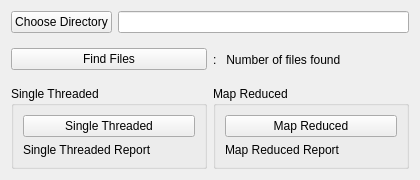
<?xml version="1.0" encoding="UTF-8"?>
<ui version="4.0">
 <class>Widget</class>
 <widget class="QWidget" name="Widget">
  <property name="geometry">
   <rect>
    <x>0</x>
    <y>0</y>
    <width>420</width>
    <height>180</height>
   </rect>
  </property>
  <property name="windowTitle">
   <string>Widget</string>
  </property>
  <layout class="QVBoxLayout" name="verticalLayout_5">
   <item>
    <layout class="QHBoxLayout" name="horizontalLayout_2">
     <item>
      <widget class="QPushButton" name="chooseDirectory_pushButton">
       <property name="text">
        <string>Choose Directory</string>
       </property>
      </widget>
     </item>
     <item>
      <widget class="QLineEdit" name="directory_lineEdit"/>
     </item>
    </layout>
   </item>
   <item>
    <layout class="QHBoxLayout" name="horizontalLayout">
     <item>
      <widget class="QPushButton" name="findFiles_pushButton">
       <property name="text">
        <string>Find Files</string>
       </property>
      </widget>
     </item>
     <item>
      <widget class="QLabel" name="foundFiles_label">
       <property name="text">
        <string>:   Number of files found</string>
       </property>
      </widget>
     </item>
    </layout>
   </item>
   <item>
    <layout class="QHBoxLayout" name="horizontalLayout_3">
     <item>
      <widget class="QGroupBox" name="singleThreaded_groupBox">
       <property name="title">
        <string>Single Threaded</string>
       </property>
       <layout class="QVBoxLayout" name="verticalLayout_2">
        <item>
         <layout class="QVBoxLayout" name="verticalLayout">
          <item>
           <widget class="QPushButton" name="singleThreaded_pushButton">
            <property name="text">
             <string>Single Threaded</string>
            </property>
           </widget>
          </item>
          <item>
           <widget class="QLabel" name="singleThreaded_label">
            <property name="text">
             <string>Single Threaded Report</string>
            </property>
           </widget>
          </item>
         </layout>
        </item>
       </layout>
      </widget>
     </item>
     <item>
      <widget class="QGroupBox" name="mapReduced_groupBox">
       <property name="title">
        <string>Map Reduced</string>
       </property>
       <layout class="QVBoxLayout" name="verticalLayout_4">
        <item>
         <layout class="QVBoxLayout" name="verticalLayout_3">
          <item>
           <widget class="QPushButton" name="mapReduced_pushButton">
            <property name="text">
             <string>Map Reduced</string>
            </property>
           </widget>
          </item>
          <item>
           <widget class="QLabel" name="mapReduced_label">
            <property name="text">
             <string>Map Reduced Report</string>
            </property>
           </widget>
          </item>
         </layout>
        </item>
       </layout>
      </widget>
     </item>
    </layout>
   </item>
  </layout>
 </widget>
 <resources/>
 <connections/>
</ui>
